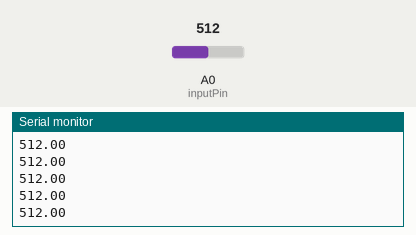
The sketch below on a simulated Arduino Uno, built with avr-gcc and run on an emulated ATmega328P. Parts: the last lines printed to the serial monitor. The inputs (shaded band) are chosen by the test bench; at power-on: A0 (inputPin) = 512.

Above: at 1.2 s.
1.3 s: A0 (inputPin) set to 716
At 1.33 s:
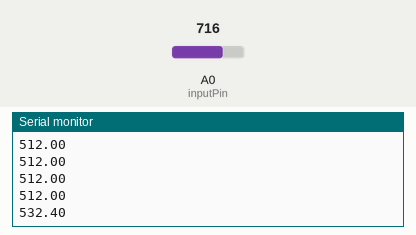
2.8 s: A0 (inputPin) set to 900
At 2.81 s:
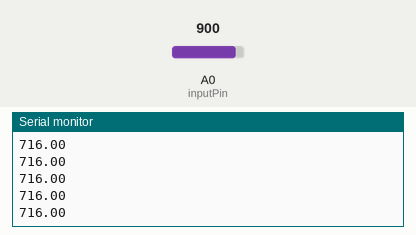
Timing chart, 0 to 5.8 s (numbered marks = the images above; inputs shaded):
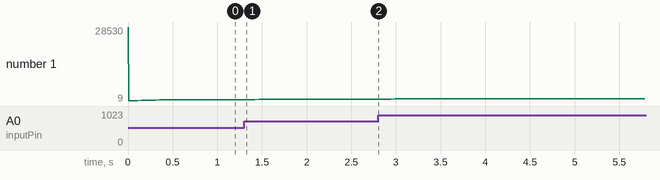

Measured:
- after the input at 1.3 s, the serial monitor: prints a new line at once (image 1)
- plotted number 1: 512 → 716 after the input at 1.3 s, 716 → 9 after the input at 2.8 s

The sketch:

rage_sensor_test.ino
```cpp
//Test to see the operation of the range sensor

int inputPin = A0;
int val[10];
int i = 0;

void setup(){
  Serial.begin(9600);
  Serial.println('Testing range sensor');
  pinMode(inputPin, INPUT);
}

void loop(){
  float sum = 0.0;

  //Read 10 point moving average

  val[i] = analogRead(inputPin);
  for(int j = 0; j <10; j++){
    sum += val[j];
  }
  sum = sum/10;

  //output to Serial

  Serial.println(sum);
  delay(50);
  i = (i + 1)%10;
}
```
